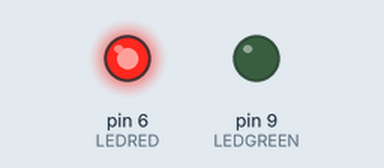
Simulated run of this sketch. Board: Arduino Uno, built with avr-gcc and run on an emulated ATmega328P. On the bench: output pins drawn as LEDs (lit = HIGH).

Above: at 0.5 s.
At 14.5 s:
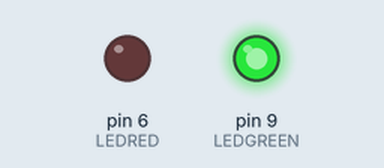
At 29.5 s:
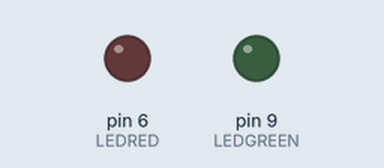
Timing chart, 0 to 31.2 s (numbered marks = the images above):
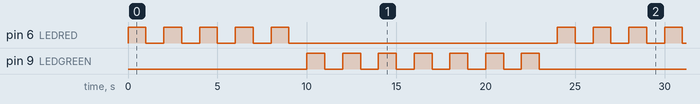

The sketch:

Arduino_class1.ino
```cpp
int LEDRED=6;
int LEDGREEN=9;

void setup() {
  pinMode(LEDRED,OUTPUT);
   pinMode(LEDGREEN,OUTPUT);

}

void loop () {
  for (int j=1;j<=5;j=j+1){
  digitalWrite(LEDRED,HIGH);
  delay(1000);
  digitalWrite(LEDRED,LOW);
  delay(1000);}

   for (int j=1;j<=7;j=j+1){
  digitalWrite(LEDGREEN,HIGH);
  delay(1000);
  digitalWrite(LEDGREEN,LOW);
  delay(1000);}


}
```

Measured:
- by itself, pin 6 (LEDRED): repeats every 24.0 s: 4 × (LOW 1.0 s, HIGH 1.0 s), LOW 15.0 s, HIGH 1.0 s
- by itself, pin 9 (LEDGREEN): repeats every 24.0 s: 6 × (LOW 1.0 s, HIGH 1.0 s), LOW 11.0 s, HIGH 1.0 s
- by itself, everything shown: repeats every 24.0 s, in 24 steps
